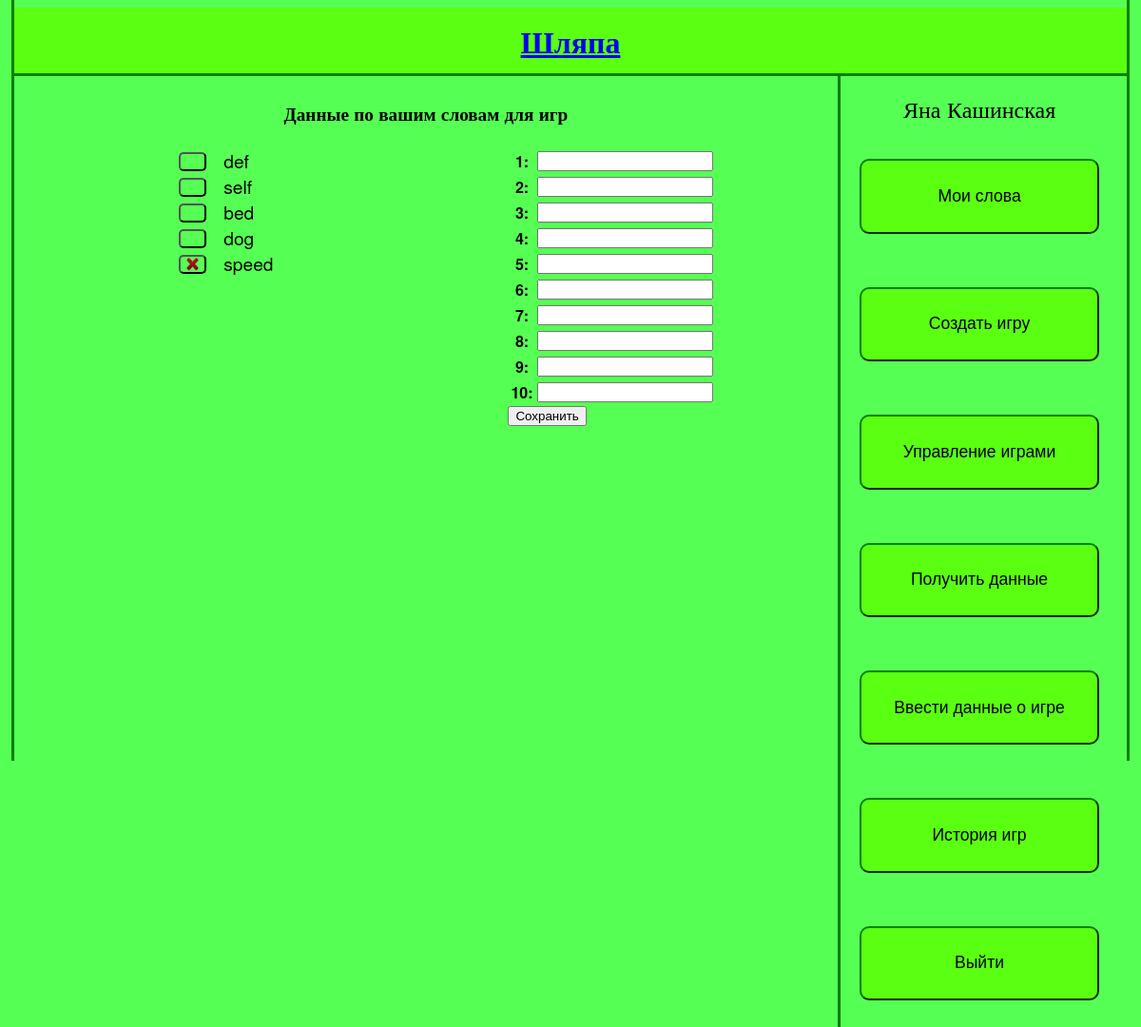
The page /words/ (signed in) on the database its author committed.
### game/models.py (models this page shows, shortened)
class UserWord(models.Model):
	user = models.ForeignKey(User)
	word = models.ForeignKey(Word)
	game = models.ManyToManyField(Game)
	def allow_delete(self):
		if len(self.game.all()) == 0:
			if len(self.word.user.all()) <= 1:
				return True
		return False

class Word(models.Model):
	word = models.CharField(max_length = 100)
	user = models.ManyToManyField(User, through='UserWord')

### views.py (the view)
# urls.py: url(r'^words/$', words),
def words(request):
	form = WordForm()
	if request.method == "POST":
		form = WordForm(request.POST)
	wordsUser = UserWord.objects.filter(user = request.user)
	return render_to_response('words.html', {'wordsUser': wordsUser, 'form':form}, context_instance=RequestContext(request))

### forms.py
class WordForm(forms.Form):
    word1 = forms.CharField(label='1', required=False)
    word2 = forms.CharField(label='2', required=False)
    word3 = forms.CharField(label='3', required=False)
    word4 = forms.CharField(label='4', required=False)
    word5 = forms.CharField(label='5', required=False)
    word6 = forms.CharField(label='6', required=False)
    word7 = forms.CharField(label='7', required=False)
    word8 = forms.CharField(label='8', required=False)
    word9 = forms.CharField(label='9', required=False)
    word10 = forms.CharField(label='10', required=False)

### templates/words.html (shortened to what this page needs)
{% extends "base.html" %}
{% block main %}
<p>
	<h1> Данные по вашим словам для игр </h1>
	<div class="table_words">
		<form action="/delete_word/" method="post">
		{% for word in wordsUser %}
			{% if word.allow_delete %}
	    	<button value="{{word.word.word}}" name="del_word" class = "button_del"> <img src="/media/delete.png" class="img_del"/> </button>
	    	{% else %}
	    	<button value="{{word.word.word}}" name="not_del_word" class = "button_del"> <img src="/media/empty.png" class="img_del"/> </button>
	    	{% endif%}
	    	<label for='del_word' class = "word"> {{word.word.word}}</label>
	    	<br>
		{% endfor %}
		</form>
	</div>
	<div id="write_words" >
		<form action="/save_words/" method="post">
			<table>
				{{form.as_table}}
			</table>
		<input type='submit' value='Сохранить'>
		</form>
	</div>
</p>
{% endblock %}

### templates/register.html (shortened to what this page needs)
{% if user.is_authenticated %}
  <div id = "user_name_main">
   <span> {{ user.first_name }} {{ user.last_name }} </span>
 </div>
{% endif %}

### templates/base.html (style rules this page uses)
html { font-family: "Helvetica Neue"; margin-left: 1%; margin-right: 1%; padding-left: 0px; padding-right: 0px; border-color: green; border-left-style: solid; border-right-style: solid; background-color: #56ff54; }
body { height: auto; padding-left: 0px; padding-right: 0px; margin-right: 0px; margin-left: 0px; }
h1 { font-size: 120%; text-align: center; font-family: "Helvetica Neue"; padding: 1%; }

### templates/words.html (style rules this page uses)
.table_words { position: relative; left: 20%; top: 0px; width: 20%; float: left; }
.word { width: 10%; margin: 0px; padding: 0px; font-size: 120%; }
#write_words { float: left; width: 10%; position: relative; left: 40%; top: 0%; }
.button_del { background-color: transparent; border-radius: 5px; margin-right: 1em; }
.img_del { height: 1em; width: 1em; }

### templates/register.html (style rules this page uses)
#user_name_main { position: relative; text-align: center; font-size: 150%; }

### rows shown on the page
UserWord: word.word "def"
UserWord: word.word "self"
UserWord: word.word "bed"
UserWord: word.word "dog"
UserWord: word.word "speed"

### other values the page prints
{{ user.first_name }} "Яна"
{{ user.last_name }} "Кашинская"
